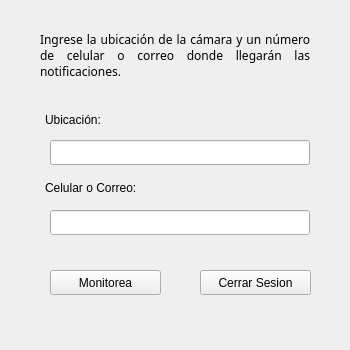
<?xml version="1.0" encoding="UTF-8"?>
<ui version="4.0">
 <class>addCamera</class>
 <widget class="QMainWindow" name="addCamera">
  <property name="geometry">
   <rect>
    <x>0</x>
    <y>0</y>
    <width>350</width>
    <height>350</height>
   </rect>
  </property>
  <property name="minimumSize">
   <size>
    <width>350</width>
    <height>350</height>
   </size>
  </property>
  <property name="maximumSize">
   <size>
    <width>350</width>
    <height>350</height>
   </size>
  </property>
  <property name="windowTitle">
   <string>MainWindow</string>
  </property>
  <widget class="QWidget" name="centralwidget">
   <widget class="QLabel" name="infoText">
    <property name="geometry">
     <rect>
      <x>40</x>
      <y>20</y>
      <width>270</width>
      <height>71</height>
     </rect>
    </property>
    <property name="font">
     <font>
      <family>Arial Black</family>
      <pointsize>9</pointsize>
     </font>
    </property>
    <property name="text">
     <string>Ingrese la ubicación de la cámara y un número de celular o correo donde llegarán las notificaciones.</string>
    </property>
    <property name="scaledContents">
     <bool>false</bool>
    </property>
    <property name="alignment">
     <set>Qt::AlignJustify|Qt::AlignVCenter</set>
    </property>
    <property name="wordWrap">
     <bool>true</bool>
    </property>
   </widget>
   <widget class="QLabel" name="ubicationLabel">
    <property name="geometry">
     <rect>
      <x>45</x>
      <y>110</y>
      <width>270</width>
      <height>20</height>
     </rect>
    </property>
    <property name="font">
     <font>
      <family>Arial</family>
     </font>
    </property>
    <property name="text">
     <string>Ubicación:</string>
    </property>
   </widget>
   <widget class="QLabel" name="receiveLabel">
    <property name="geometry">
     <rect>
      <x>45</x>
      <y>180</y>
      <width>270</width>
      <height>16</height>
     </rect>
    </property>
    <property name="font">
     <font>
      <family>Arial</family>
     </font>
    </property>
    <property name="text">
     <string>Celular o Correo:</string>
    </property>
   </widget>
   <widget class="QLineEdit" name="ubicationInput">
    <property name="geometry">
     <rect>
      <x>50</x>
      <y>140</y>
      <width>260</width>
      <height>25</height>
     </rect>
    </property>
    <property name="minimumSize">
     <size>
      <width>260</width>
      <height>25</height>
     </size>
    </property>
    <property name="maximumSize">
     <size>
      <width>260</width>
      <height>25</height>
     </size>
    </property>
    <property name="font">
     <font>
      <family>Arial</family>
     </font>
    </property>
   </widget>
   <widget class="QLineEdit" name="receiveInput">
    <property name="geometry">
     <rect>
      <x>50</x>
      <y>210</y>
      <width>260</width>
      <height>25</height>
     </rect>
    </property>
    <property name="font">
     <font>
      <family>Arial</family>
     </font>
    </property>
   </widget>
   <widget class="QPushButton" name="startMonitoring">
    <property name="geometry">
     <rect>
      <x>50</x>
      <y>270</y>
      <width>111</width>
      <height>25</height>
     </rect>
    </property>
    <property name="font">
     <font>
      <family>Arial</family>
     </font>
    </property>
    <property name="text">
     <string>Monitorea</string>
    </property>
   </widget>
   <widget class="QPushButton" name="logoutButton">
    <property name="geometry">
     <rect>
      <x>200</x>
      <y>270</y>
      <width>111</width>
      <height>25</height>
     </rect>
    </property>
    <property name="font">
     <font>
      <family>Arial</family>
     </font>
    </property>
    <property name="text">
     <string>Cerrar Sesion</string>
    </property>
   </widget>
  </widget>
 </widget>
 <resources/>
 <connections/>
</ui>
